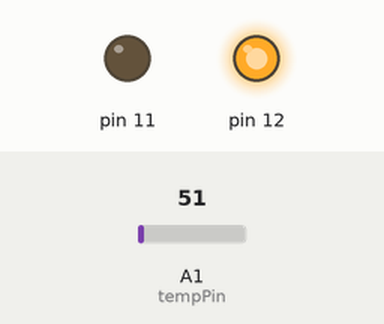
The sketch below on a simulated Arduino Uno, built with avr-gcc and run on an emulated ATmega328P. Parts: output pins drawn as LEDs (lit = HIGH). The inputs (shaded band) are chosen by the test bench; at power-on: A1 (tempPin) = 51. What the sketch prints to the serial monitor is not drawn.

Above: at 0.1 s.
Timing chart, 0 to 1.6 s (numbered marks = the images above):
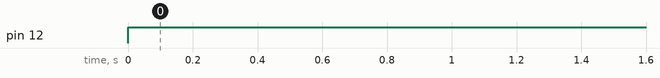

The sketch:

LM_35_Automated_Temperature_Level_Indicator_with_Arduino.ino
```cpp
int val;
int tempPin = 1;

void setup() {
  pinMode(12, OUTPUT);
  pinMode(11, OUTPUT);
  Serial.begin(9600);
}

void loop() {
  val = analogRead(tempPin);
  float mv = (val / 1024.0) * 500;
  float cel = mv / 100;
  Serial.print(cel);
  Serial.print("*C");
  Serial.println();

  if(cel<=30){
    digitalWrite(12, HIGH);
    digitalWrite(11, LOW);
  }
  else if(cel>30){
    digitalWrite(11, HIGH);
    digitalWrite(12, LOW);
  }
  delay(10);
}
```

Measured:
- by itself, pin 12: LOW → HIGH at 0.00 s
